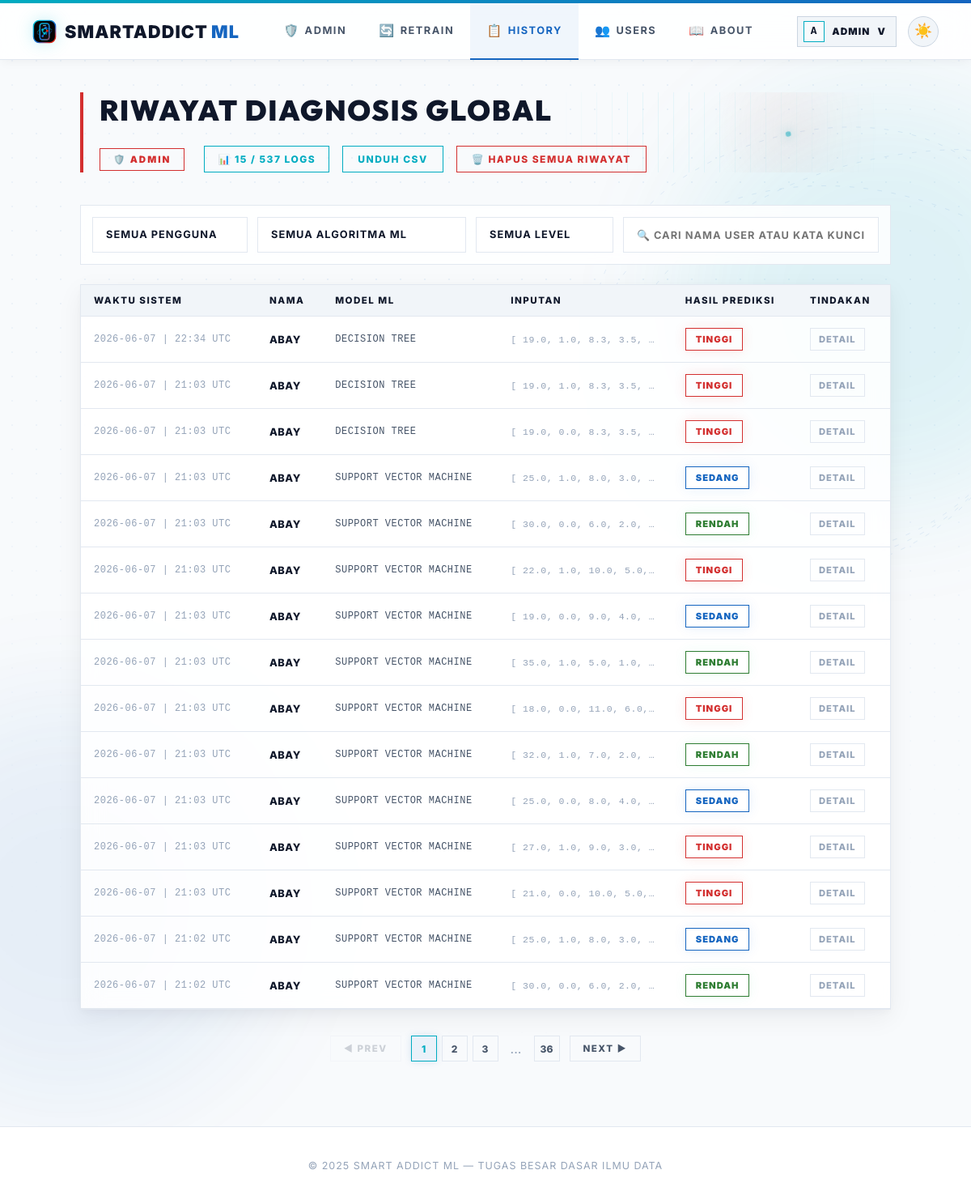
/admin/history (signed in), run on the app's committed database.
### smartaddict/models/user.py (models this page shows, shortened)
class User(UserMixin, db.Model):
    id = db.Column(db.Integer, primary_key=True)
    username = db.Column(db.String(80), unique=True, nullable=False)
    password_hash = db.Column(db.String(200), nullable=False)
    role = db.Column(db.String(10), default="user")
    created_at = db.Column(db.DateTime, default=datetime.utcnow)
    predictions = db.relationship("Prediction", backref="user", lazy=True)
    @property
    def is_admin(self):
        return self.role == "admin"

### smartaddict/models/prediction.py (models this page shows)
class Prediction(db.Model):
    id = db.Column(db.Integer, primary_key=True)
    user_id = db.Column(db.Integer, db.ForeignKey("user.id"), nullable=False)
    model_name = db.Column(db.String(50), nullable=False)
    input_values = db.Column(db.Text, nullable=False)
    result = db.Column(db.String(20), nullable=False)
    prediction_raw = db.Column(db.Integer, nullable=False)
    timestamp = db.Column(db.DateTime, default=datetime.utcnow)
    @property
    def input_list(self):
        return json.loads(self.input_values)

### smartaddict/routes/admin_routes.py (the view)
@admin_bp.route("/admin/history", endpoint='admin_history')
@admin_required
def admin_history():
    page = request.args.get('page', 1, type=int)
    username = request.args.get('username', '').strip()
    per_page = 15
    query = Prediction.query
    if username:
        query = query.join(User).filter(User.username == username)
    pagination = query.order_by(Prediction.timestamp.desc()).paginate(
        page=page, per_page=per_page, error_out=False
    )
    all_users = User.query.filter_by(role='user').order_by(User.username.asc()).all()
    return render_template(
        "admin/all_history.html",
        predictions=pagination.items,
        pagination=pagination,
        all_users=all_users,
        selected_username=username,
        active_page='admin_history'
    )

### app.py (called while the page is built)
@app.after_request
def add_no_cache(response):
    response.headers['Cache-Control'] = 'no-store, no-cache, must-revalidate, max-age=0'
    response.headers['Pragma'] = 'no-cache'
    response.headers['Expires'] = '0'
    return response

@login_manager.user_loader
def load_user(user_id):
    try:
        return User.query.get(int(user_id))
    except Exception:
        return None

### smartaddict/routes/admin_routes.py (called while the page is built)
def admin_required(view_func):
    @wraps(view_func)
    @login_required
    def wrapped(*args, **kwargs):
        if not current_user.is_admin:
            return redirect(url_for('user.dashboard'))
        return view_func(*args, **kwargs)
    return wrapped

### templates/admin/all_history.html (shortened to what this page needs)
{% extends "base.html" %}
{% block content %}
<main class="content">
    <div class="page-header">
        <div class="header-text">
            <h1>RIWAYAT DIAGNOSIS GLOBAL</h1>
        </div>
        <div class="header-actions">
            <span class="admin-badge" style="margin-right: 8px;">🛡️ ADMIN</span>
            <div class="count-badge">📊 <span id="vc">{{ predictions|length }}</span> / {{ pagination.total if pagination else predictions|length }} LOGS</div>
            {% if predictions or selected_username %}
            <a href="{{ url_for('admin.admin_history_download', username=selected_username) }}" class="btn-export">UNDUH CSV</a>
            <form method="post" action="{{ url_for('admin.admin_clear_all') }}" style="display:inline" onsubmit="return confirm('APAKAH ANDA YAKIN INGIN MENGHAPUS SELURUH LOG RIWAYAT DI SISTEM?')">
                <button type="submit" class="btn-danger">🗑️ HAPUS SEMUA RIWAYAT</button>
            </form>
            {% endif %}
        </div>
    </div>
    {% if predictions or selected_username %}
    <div class="filter-bar">
        <select id="fU" onchange="filterUser(this.value)">
            <option value="">SEMUA PENGGUNA</option>
        </select>
        <select id="fM" onchange="af()">
            <option value="">SEMUA ALGORITMA ML</option>
        </select>
        <select id="fL" onchange="af()">
            <option value="">SEMUA LEVEL</option>
        </select>
        <input type="text" id="fS" placeholder="🔍 CARI NAMA USER ATAU KATA KUNCI..." oninput="af()">
    </div>
    <div class="table-container">
        <table class="h-table">
            <thead>
                <tr>
                    <th>WAKTU SISTEM</th>
                    <th>NAMA</th>
                    <th>MODEL ML</th>
                    <th>INPUTAN</th>
                    <th>HASIL PREDIKSI</th>
                    <th>TINDAKAN</th>
                </tr>
            </thead>
            <tbody id="tb">
                {% for p in predictions %}
                {% set inputs = p.input_list %}
                <tr data-m="{{ p.model_name }}" data-l="{{ p.result }}" data-t="{{ p.user.username }} {{ p.model_name }} {{ p.result }} {{ p.timestamp }}">
                    <td style="color:var(--text-muted); font-family: monospace; font-size:0.75rem">{{ p.timestamp.strftime('%Y-%m-%d | %H:%M UTC') }}</td>
                    <td style="font-weight:800; color:var(--text-primary); text-transform: uppercase;">{{ p.user.username }}</td>
                    <td style="font-family: monospace; text-transform: uppercase; font-size: 0.75rem;">{{ p.model_name }}</td>
                    <td style="font-size:0.72rem; color:var(--text-muted); font-family:monospace; max-width:200px; overflow:hidden; text-overflow:ellipsis; white-space:nowrap" title="{{ inputs }}">
                        [
                        {% for val in inputs %}
                          {{ val | round(1) }}{% if not loop.last %}, {% endif %}
                        {% endfor %}
                    </td>
                    <td>
                        <span class="badge-sm {% if p.result == 'Rendah' %}r{% elif p.result == 'Sedang' %}s{% else %}t{% endif %}">
                            {{ p.result | upper }}
                        </span>
                    </td>
                    <td><button type="button" class="detail-btn" onclick="toggleHistoryDetail('admin-detail-{{ p.id }}')">DETAIL</button></td>
                </tr>
                {% endfor %}
            </tbody>
        </table>
    </div>
    {% if pagination and pagination.pages > 1 %}
    <div class="pagination-container">
        {% if pagination.has_prev %}
        <a href="{{ url_for('admin.admin_history', page=pagination.prev_num, username=selected_username) }}" class="pager-btn">◀ PREV</a>
        {% else %}
        <span class="pager-btn disabled">◀ PREV</span>
        {% endif %}
        <div class="page-numbers">
            {% for page_num in pagination.iter_pages(left_edge=1, right_edge=1, left_current=2, right_current=2) %}
                {% if page_num %}
                    {% if page_num == pagination.page %}
                    <span class="page-num active">{{ page_num }}</span>
                    {% else %}
                    <a href="{{ url_for('admin.admin_history', page=page_num, username=selected_username) }}" class="page-num">{{ page_num }}</a>
                    {% endif %}
                {% else %}
                    <span style="display: inline-flex; align-items: center; justify-content: center; width: 32px; height: 32px; color: var(--text-muted);">...</span>
                {% endif %}
            {% endfor %}
        </div>
        {% if pagination.has_next %}
        <a href="{{ url_for('admin.admin_history', page=pagination.next_num, username=selected_username) }}" class="pager-btn">NEXT ▶</a>
        {% else %}
        <span class="pager-btn disabled">NEXT ▶</span>
        {% endif %}
    </div>
    {% endif %}
    {% else %}
    <div style="text-align:center; padding:64px; color:var(--text-muted); border: 1px dashed var(--border-card); text-transform: uppercase; letter-spacing: 1.5px; font-weight: 800;">
        📭 BELUM ADA REKAMAN LOG DIAGNOSIS DALAM SISTEM.
    </div>
    {% endif %}
</main>
{% endblock %}

### templates/base.html (shortened to what this page needs)
<!doctype html>
<html lang="id" data-theme="light">
<head>
</head>
<body>
    <div class="navbar-wrap">
        <nav class="navbar">
            <a href="{{ url_for('user.dashboard') }}" class="logo" style="text-decoration:none">
                <img class="logo-mark" src="{{ url_for('static', filename='img/smartaddict-logo.svg') }}" alt="" aria-hidden="true">
                <span>SmartAddict<span style="color:var(--m-blue-dark); font-weight: 900; margin-left: 4px;">ML</span></span>
            </a>
            <div class="nav-center">
                {% if current_user.is_authenticated and current_user.is_admin %}
                <a href="{{ url_for('admin.admin_dashboard') }}" {% if active_page == 'admin_dashboard' %}class="active"{% endif %}><span class="nav-icon">🛡️</span>Admin</a>
                <a href="{{ url_for('admin.admin_retrain_page') }}" {% if active_page == 'admin_retrain' %}class="active"{% endif %}><span class="nav-icon">🔄</span>Retrain</a>
                <a href="{{ url_for('admin.admin_history') }}" {% if active_page == 'admin_history' %}class="active"{% endif %}><span class="nav-icon">📋</span>History</a>
                <a href="{{ url_for('admin.admin_users') }}" {% if active_page == 'admin_users' %}class="active"{% endif %}><span class="nav-icon">👥</span>Users</a>
                <a href="{{ url_for('user.about') }}" {% if active_page == 'about' %}class="active"{% endif %}><span class="nav-icon">📖</span>About</a>
                {% else %}
                <a href="{{ url_for('user.dashboard') }}" {% if active_page == 'dashboard' %}class="active"{% endif %}><span class="nav-icon">📊</span>Dashboard</a>
                <a href="{{ url_for('user.about') }}" {% if active_page == 'about' %}class="active"{% endif %}><span class="nav-icon">📖</span>About</a>
                {% endif %}
            </div>
            <div class="nav-actions">
                {% if current_user.is_authenticated %}
                <div class="profile-menu" id="profileMenu">
                    <button type="button" class="profile-chip {% if active_page == 'profile' %}active{% endif %}" onclick="toggleProfileMenu(event)" aria-expanded="false" aria-controls="profileDropdown">
                        <span class="profile-chip-avatar">{{ current_user.username[0]|upper }}</span>
                        <span class="profile-chip-name">{{ current_user.username }}</span>
                        <span aria-hidden="true">v</span>
                    </button>
                </div>
                {% else %}
                <a href="{{ url_for('auth.login') }}" class="btn-nav-login">Login</a>
                {% endif %}
                <button class="theme-toggle" id="themeToggle" onclick="toggleTheme()" title="Toggle tema">
                    <span id="themeIcon">🌙</span>
                </button>
            </div>
        </nav>
    </div>
    <div class="nav-spacer"></div>
    <div class="sa-bg-stage" aria-hidden="true">
    </div>
    {% block content %}{% endblock %}
    {% block footer %}
    <footer class="footer">
        <p>© 2025 Smart Addict ML — Tugas Besar Dasar Ilmu Data</p>
    </footer>
    {% endblock %}
</body>
</html>

### data on the page
User: username "A", username "ADMIN"
Prediction: timestamp "2026-06-07 | 22:34 UTC", user.username "ABAY", model_name "DECISION TREE", val "19.0" "1.0" "8.3" "3.5", result "TINGGI"
Prediction: timestamp "2026-06-07 | 21:03 UTC", user.username "ABAY", model_name "DECISION TREE", val "19.0" "1.0" "8.3" "3.5", result "TINGGI"
Prediction: timestamp "2026-06-07 | 21:03 UTC", user.username "ABAY", model_name "DECISION TREE", val "19.0" "0.0" "8.3" "3.5", result "TINGGI"
Prediction: timestamp "2026-06-07 | 21:03 UTC", user.username "ABAY", model_name "SUPPORT VECTOR MACHINE", val "25.0" "1.0" "8.0" "3.0", result "SEDANG"
Prediction: timestamp "2026-06-07 | 21:03 UTC", user.username "ABAY", model_name "SUPPORT VECTOR MACHINE", val "30.0" "0.0" "6.0" "2.0", result "RENDAH"
Prediction: timestamp "2026-06-07 | 21:03 UTC", user.username "ABAY", model_name "SUPPORT VECTOR MACHINE", val "22.0" "1.0" "10.0" "5.0", result "TINGGI"
Prediction: timestamp "2026-06-07 | 21:03 UTC", user.username "ABAY", model_name "SUPPORT VECTOR MACHINE", val "19.0" "0.0" "9.0" "4.0", result "SEDANG"
Prediction: timestamp "2026-06-07 | 21:03 UTC", user.username "ABAY", model_name "SUPPORT VECTOR MACHINE", val "35.0" "1.0" "5.0" "1.0", result "RENDAH"
Prediction: timestamp "2026-06-07 | 21:03 UTC", user.username "ABAY", model_name "SUPPORT VECTOR MACHINE", val "18.0" "0.0" "11.0" "6.0", result "TINGGI"
Prediction: timestamp "2026-06-07 | 21:03 UTC", user.username "ABAY", model_name "SUPPORT VECTOR MACHINE", val "32.0" "1.0" "7.0" "2.0", result "RENDAH"
Prediction: timestamp "2026-06-07 | 21:03 UTC", user.username "ABAY", model_name "SUPPORT VECTOR MACHINE", val "25.0" "0.0" "8.0" "4.0", result "SEDANG"
Prediction: timestamp "2026-06-07 | 21:03 UTC", user.username "ABAY", model_name "SUPPORT VECTOR MACHINE", val "27.0" "1.0" "9.0" "3.0", result "TINGGI"
Prediction: timestamp "2026-06-07 | 21:03 UTC", user.username "ABAY", model_name "SUPPORT VECTOR MACHINE", val "21.0" "0.0" "10.0" "5.0", result "TINGGI"
Prediction: timestamp "2026-06-07 | 21:02 UTC", user.username "ABAY", model_name "SUPPORT VECTOR MACHINE", val "25.0" "1.0" "8.0" "3.0", result "SEDANG"
Prediction: timestamp "2026-06-07 | 21:02 UTC", user.username "ABAY", model_name "SUPPORT VECTOR MACHINE", val "30.0" "0.0" "6.0" "2.0", result "RENDAH"

### other printed values
{{ predictions|length }} "15"
{{ pagination.total if pagination else predictions|length }} "537"
{{ page_num }} "1"
{{ page_num }} "2" "3" "36"
